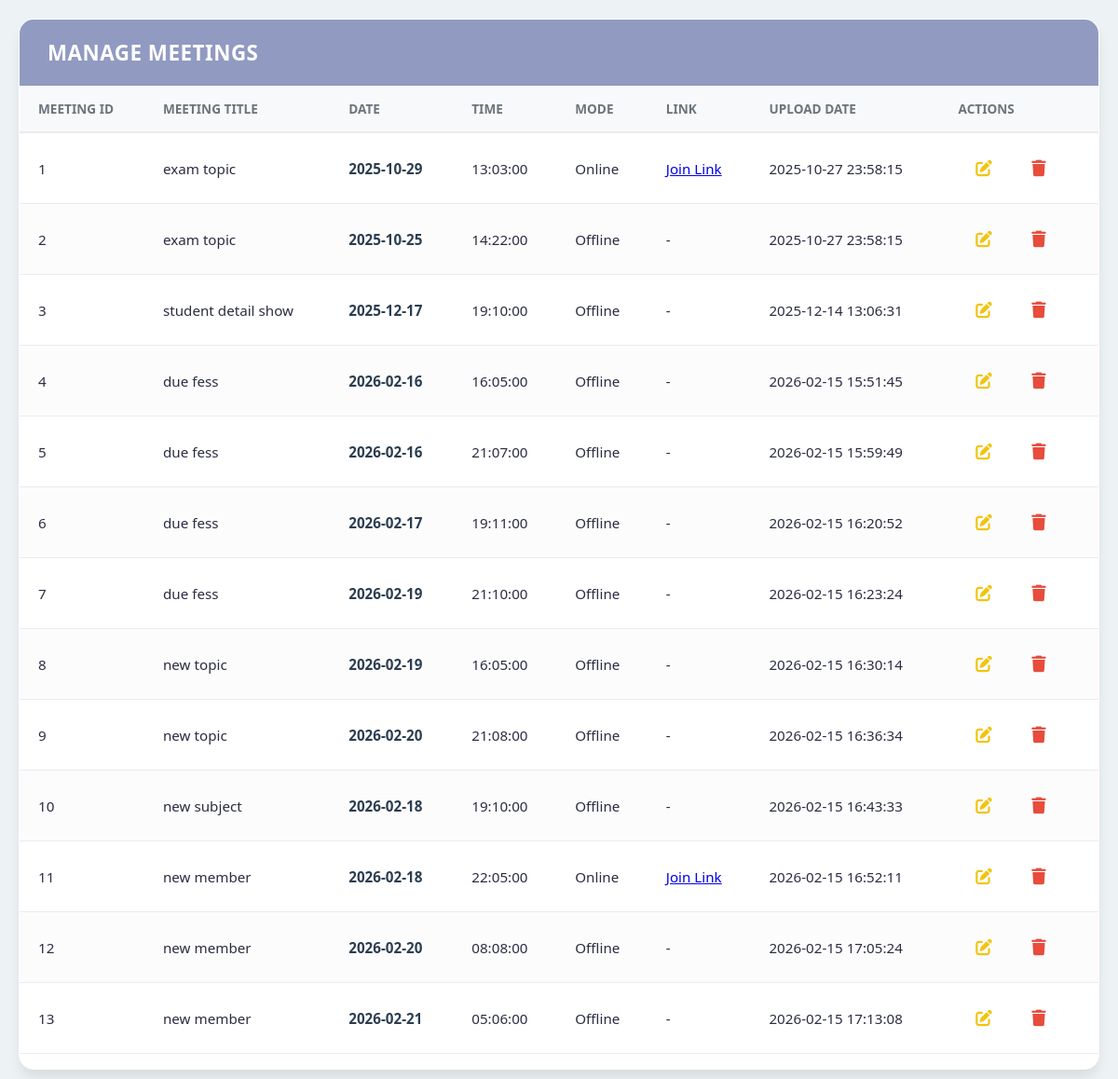
The page /show-details/show-meets.php (signed in) on the database its author committed.
### tables this page shows
CREATE TABLE `meeting_form` (
  `meeting_id` int(11) NOT NULL,
  `Meeting_title` text NOT NULL,
  `meeting_date` date NOT NULL,
  `meeting_time` time NOT NULL,
  `meeting_mode` varchar(50) NOT NULL,
  `meeting_link` varchar(200) DEFAULT NULL,
  `upload_date` timestamp NOT NULL DEFAULT current_timestamp()
);

### includes/security.php (called while the page is built, shortened)
<?php
function csrf_token()
{
    return $_SESSION['csrf_token'];
}
function generate_csrf_token()
{
    return csrf_token();
}

### show-details/show-meets.php (the view, shortened to what this page needs)
<?php
require '../includes/config.php';
require '../includes/security.php';
$csrf_token = generate_csrf_token();
$isAdmin = (isset($_SESSION['role']) && $_SESSION['role'] == 'admin');
if ($isAdmin) {
    $query = "SELECT * FROM meeting_form";
} else {
    $query = "SELECT * FROM meeting_form WHERE meeting_date >= CURDATE() ORDER BY meeting_date ASC";
}
$data = mysqli_query($con, $query);
$total = mysqli_num_rows($data);
?>
<html>
<head>
    <link href="https://cdnjs.cloudflare.com/ajax/libs/font-awesome/6.4.0/css/all.min.css" rel="stylesheet">
     <link rel="stylesheet" href="../css/details/meeting.css?v=<?php echo time(); ?>">
</head>
<body class="fixed-scroll-page">
    <div class="card fixed-scroll-card">
        <div class="card-header fixed-scroll-header">
            <h2 class="card-title">Manage Meetings</h2>
        </div>
        <form action="" method="POST">
            <div class="card-body">
                <table class="details-table">
                    <thead>
                        <tr>
                            <th>Meeting ID</th>
                            <th>Meeting Title</th>
                            <th>Date</th>
                            <th>Time</th>
                            <th>Mode</th>
                            <th>Link</th>
                            <th>Upload Date</th>
                            <?php if($isAdmin) { ?>
                                <th>Actions</th>
                            <?php } ?>
                        </tr>
                    </thead>
                    <tbody>
                        <?php
                        if ($total > 0) {
                            while ($result = mysqli_fetch_assoc($data)) {
                                if (isset($_GET['edit_id']) && $_GET['edit_id'] == $result['meeting_id'] && $isAdmin) {
                                    echo "<tr>
                                        <td>
                                            " . $result['meeting_id'] . "
                                            <input type='hidden' name='id' value='" . $result['meeting_id'] . "'>
                                        </td>
                                        <td><input type='text' name='mtitle' value='" . $result['Meeting_title'] . "'></td>
                                        <td><input type='date' name='mdate' value='" . $result['meeting_date'] . "'></td>
                                        <td><input type='time' name='mtime' value='" . $result['meeting_time'] . "'></td>
                                        <td><input type='text' name='mode' value='" . $result['meeting_mode'] . "'></td>
                                        <td><input type='url' name='mlink' value='" . $result['meeting_link'] . "'></td>
                                        <td>" . $result['upload_date'] . "</td>
                                        <td class='action-buttons'>
                                            <button type='submit' name='save_btn' title='Save Changes'>
                                                <i class='fa-solid fa-check'></i>
                                            </button>
                                            <a href='show-meets.php' title='Cancel' class='btn-cancel'>
                                                <i class='fa-solid fa-xmark'></i>
                                            </a>
                                        </td>
                                    </tr>";
                                } else {
                                    $display_link = '-';
                                    if (strcasecmp($result['meeting_mode'], 'Offline') !== 0) {
                                        $display_link = "<a href='" . $result['meeting_link'] . "' target='_blank'>Join Link</a>";
                                    }
                                    echo "<tr>
                                        <td>" . $result['meeting_id'] . "</td>
                                        <td>" . $result['Meeting_title'] . "</td>
                                        <td style='color: #2c3e50; font-weight:bold;'>" . $result['meeting_date'] . "</td>
                                        <td>" . $result['meeting_time'] . "</td>
                                        <td>" . $result['meeting_mode'] . "</td>
                                        <td>" . $display_link . "</td>
                                        <td>" . $result['upload_date'] . "</td>";
                                        if($isAdmin) {
                                            echo "<td class='action-buttons'>
                                                <a href='show-meets.php?edit_id=" . $result['meeting_id'] . "' class='btn-edit' title='Edit'>
                                                    <i class='fa-solid fa-pen-to-square'></i>
                                                </a>
                                                <a href='show-meets.php?delete_id=" . $result['meeting_id'] . "&csrf_token=" . urlencode($csrf_token) . "' class='btn-delete' onclick='return confirm(\"Are you sure you want to delete?\")' title='Delete'>
                                                    <i class='fa-solid fa-trash'></i>
                                                </a>
                                            </td>";
                                        }
                                    echo "</tr>";
                                }
                            }
                        } else {
                            $colspan = $isAdmin ? 8 : 7;
                            echo "<tr><td colspan='$colspan' style='text-align:center;'>No Upcoming Meetings Found</td></tr>";
                        }
                        ?>
                    </tbody>
                </table>
            </div>
        </form>
    </div>
</body>
</html>

### css/details/meeting.css (style rules this page uses)
:root { --primary-color: #4361ee; --secondary-color: #f8f9fa; --text-dark: #2b2d42; --text-light: #6c757d; --border-color: #e9ecef; --success-color: #2ecc71; --danger-color: #e74c3c; --warning-color: #f1c40f; }
body { font-family: 'Segoe UI', 'Roboto', sans-serif; background-color: #edf2f4; color: var(--text-dark); margin: 0; padding: 30px; }
.fixed-scroll-page { padding: 20px; box-sizing: border-box; }
.fixed-scroll-page .fixed-scroll-card { display: block; }
.fixed-scroll-page .fixed-scroll-header { position: sticky; top: 0; z-index: 2; }
.fixed-scroll-page .card-body { max-height: calc(100vh - 160px); overflow: auto; }
.fixed-scroll-page .details-table thead th { position: sticky; top: 0; z-index: 1; background-color: #f8f9fa; }
.card { background-color: #ffffff; border-radius: 16px; box-shadow: 0 10px 15px -3px rgba(0, 0, 0, 0.1); overflow: hidden; border: 1px solid white; }
.card-header { background-color: #919ac1; padding: 20px 30px; color: white; }
.card-title { font-size: 1.4rem; font-weight: 600; margin: 0; text-transform: uppercase; letter-spacing: 0.5px; }
.card-body { padding: 0; overflow-x: auto; }
.details-table { width: 100%; border-collapse: collapse; min-width: 900px; }
.details-table thead tr { background-color: #f8f9fa; }
.details-table th { padding: 15px 20px; font-size: 0.85rem; font-weight: 700; color: var(--text-light); text-transform: uppercase; border-bottom: 2px solid var(--border-color); text-align: left; }
.details-table td { padding: 12px 20px; font-size: 0.95rem; color: var(--text-dark); border-bottom: 1px solid var(--border-color); vertical-align: middle; }
.details-table tbody tr:nth-of-type(even) { background-color: #fcfcfc; }
.action-buttons { white-space: nowrap; }
.action-buttons a, .action-buttons button { border: none; background: none; cursor: pointer; font-size: 1.1rem; padding: 8px; margin: 0 2px; border-radius: 50%; transition: all 0.2s ease; display: inline-flex; align-items: center; justify-content: center; width: 35px; height: 35px; text-decoration: none; }
.btn-edit { color: var(--warning-color); background-color: rgba(241, 196, 15, 0.1); }
.btn-delete, .btn-cancel { color: var(--danger-color); background-color: rgba(231, 76, 60, 0.1); }

### rows shown on the page
meeting_form: meeting_id "1", Meeting_title "exam topic", meeting_date "2025-10-29", meeting_time "13:03:00", meeting_mode "Online", upload_date "2025-10-27 23:58:15"
meeting_form: meeting_id "2", Meeting_title "exam topic", meeting_date "2025-10-25", meeting_time "14:22:00", meeting_mode "Offline", display_link "-", upload_date "2025-10-27 23:58:15"
meeting_form: meeting_id "3", Meeting_title "student detail show", meeting_date "2025-12-17", meeting_time "19:10:00", meeting_mode "Offline", display_link "-", upload_date "2025-12-14 13:06:31"
meeting_form: meeting_id "4", Meeting_title "due fess", meeting_date "2026-02-16", meeting_time "16:05:00", meeting_mode "Offline", display_link "-", upload_date "2026-02-15 15:51:45"
meeting_form: meeting_id "5", Meeting_title "due fess", meeting_date "2026-02-16", meeting_time "21:07:00", meeting_mode "Offline", display_link "-", upload_date "2026-02-15 15:59:49"
meeting_form: meeting_id "6", Meeting_title "due fess", meeting_date "2026-02-17", meeting_time "19:11:00", meeting_mode "Offline", display_link "-", upload_date "2026-02-15 16:20:52"
meeting_form: meeting_id "7", Meeting_title "due fess", meeting_date "2026-02-19", meeting_time "21:10:00", meeting_mode "Offline", display_link "-", upload_date "2026-02-15 16:23:24"
meeting_form: meeting_id "8", Meeting_title "new topic", meeting_date "2026-02-19", meeting_time "16:05:00", meeting_mode "Offline", display_link "-", upload_date "2026-02-15 16:30:14"
meeting_form: meeting_id "9", Meeting_title "new topic", meeting_date "2026-02-20", meeting_time "21:08:00", meeting_mode "Offline", display_link "-", upload_date "2026-02-15 16:36:34"
meeting_form: meeting_id "10", Meeting_title "new subject", meeting_date "2026-02-18", meeting_time "19:10:00", meeting_mode "Offline", display_link "-", upload_date "2026-02-15 16:43:33"
meeting_form: meeting_id "11", Meeting_title "new member", meeting_date "2026-02-18", meeting_time "22:05:00", meeting_mode "Online", upload_date "2026-02-15 16:52:11"
meeting_form: meeting_id "12", Meeting_title "new member", meeting_date "2026-02-20", meeting_time "08:08:00", meeting_mode "Offline", display_link "-", upload_date "2026-02-15 17:05:24"
meeting_form: meeting_id "13", Meeting_title "new member", meeting_date "2026-02-21", meeting_time "05:06:00", meeting_mode "Offline", display_link "-", upload_date "2026-02-15 17:13:08"
